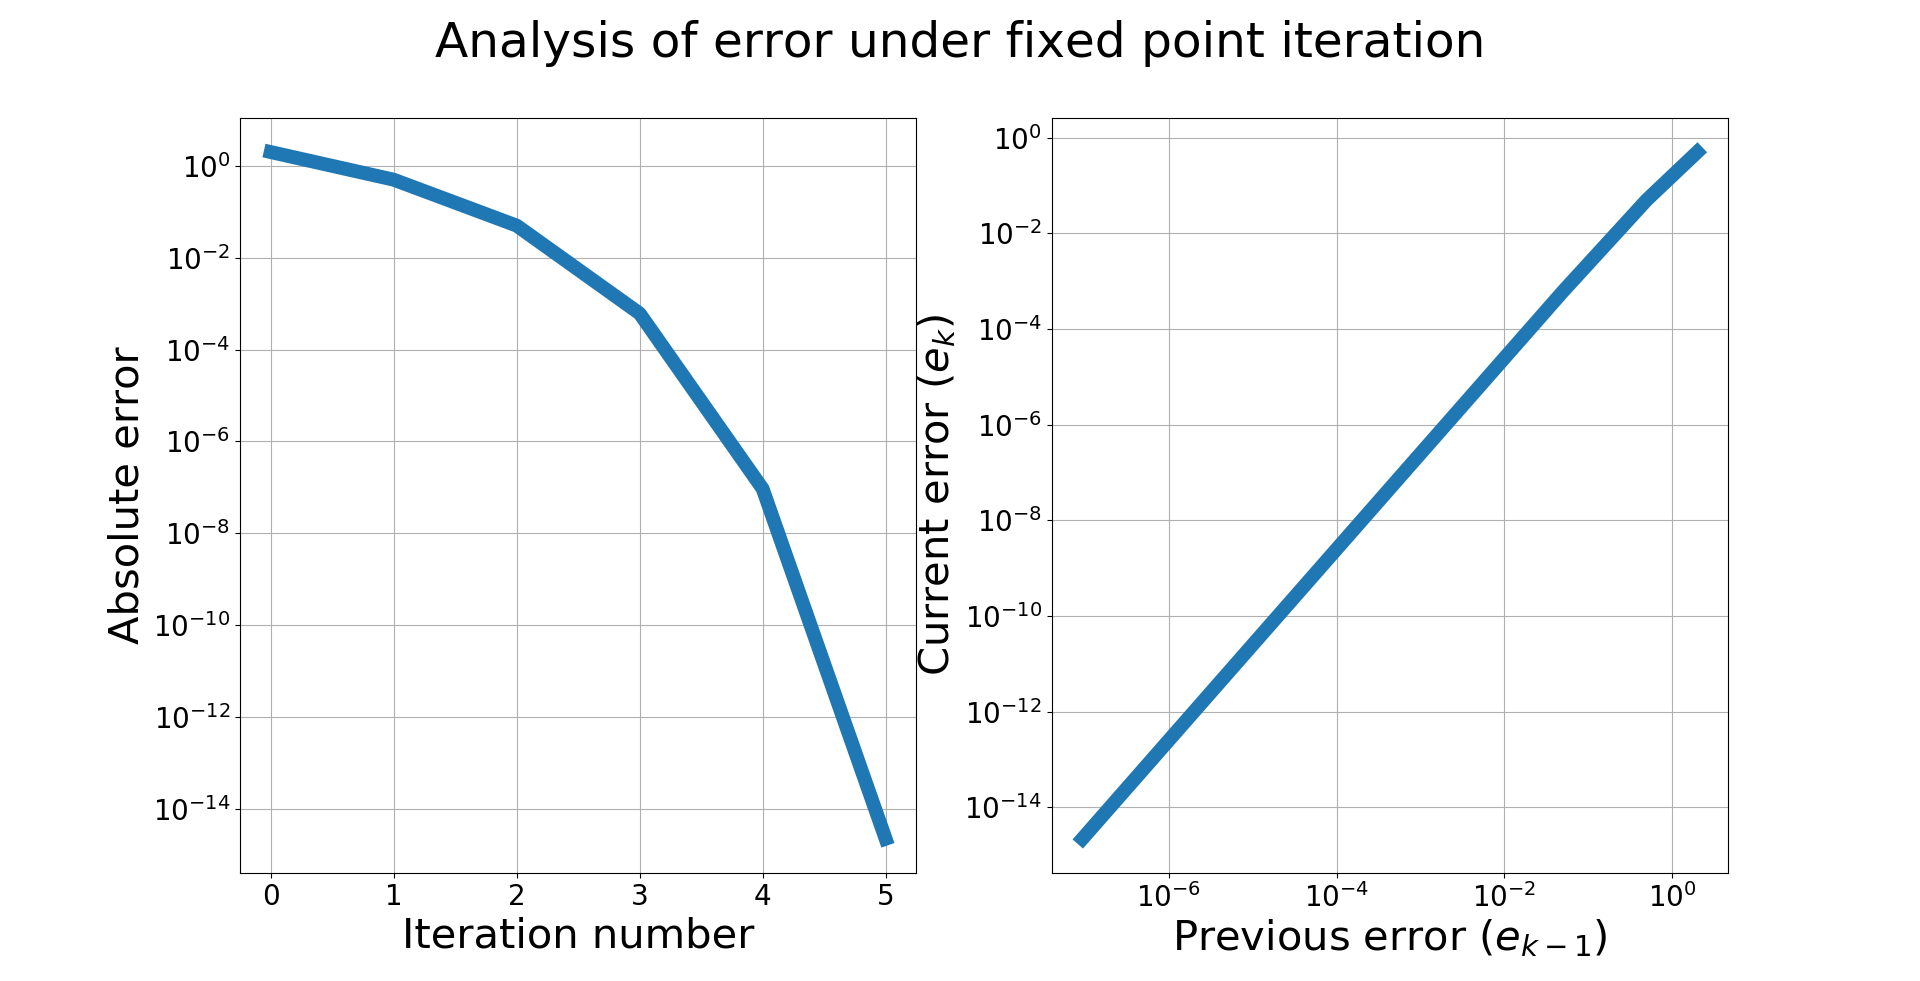

Recreate this plot in Python.
import matplotlib.pyplot as plt

def g(x):
    return x/2 + 2/x

def fp(func, x0, eps):
    x = x0
    k = 0
    its = []
    its.append(x0)

    while (abs(func(x) - x) >= eps):
        k += 1
        x = func(x)
        its.append(x)

    return [its, k]

if __name__ == '__main__':
    eps = 1e-8
    x0 = 4
    actual = 2

    its, k = fp(g, x0, eps)

    err = [it - actual for it in its]

    fig, axs = plt.subplots(1,2)

    axs[0].plot(range(k+1), err, linewidth=10)
    axs[1].plot(err[:-1], err[1:], linewidth=10)

    fig.suptitle('Analysis of error under fixed point iteration', fontsize=35)

    axs[0].grid(True)
    axs[1].grid(True)
    
    axs[0].set_xlabel('Iteration number', fontsize=30)
    axs[0].set_ylabel('Absolute error', fontsize=30)
    axs[1].set_xlabel('Previous error ($e_{k-1}$)', fontsize=30)
    axs[1].set_ylabel('Current error ($e_k$)', fontsize=30)

    axs[0].tick_params(axis='both', labelsize=20)
    axs[1].tick_params(axis='both', labelsize=20)

    axs[0].set_yscale('log')
    axs[1].set_xscale('log')
    axs[1].set_yscale('log')

    p = [(err[i+2] - err[i+1]) / (err[i+1] - err[i]) for i in range(k-1)]

    print(p)

    plt.show()
